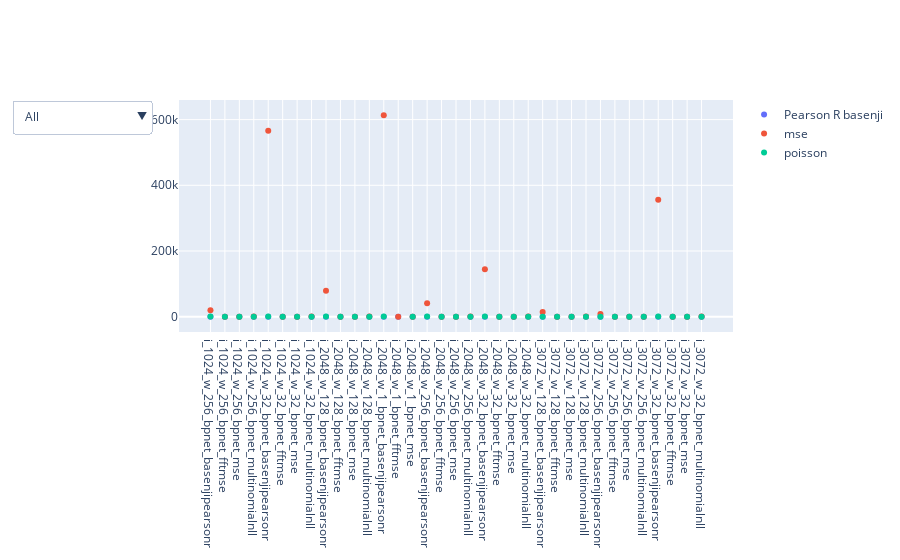

The notebook cell saved with this chart:
### Code cell
fig = go.Figure()

for column in summary_table.columns.to_list():
    fig.add_trace(
        go.Scatter(
            x = summary_table.index,
            y = summary_table[column],
            name = column,
            mode='markers'
            
        ))
    
fig.update_layout(
    updatemenus=[go.layout.Updatemenu(
        active=0,
        buttons=list(
            [dict(label = 'All',
                  method = 'update',
                  args = [{'visible': [True, True, True]},
                          {'title': 'All',
                           
                           'showlegend':True}]),
             dict(label = 'Pearson R basenji',
                  method = 'update',
                  
                  args = [{'visible': [True, False, False ]}, # the index of True aligns with the indices of plot traces
                          {'title': 'Pearson R',
                           'showlegend':True}]),
             dict(label = 'mse',
                  method = 'update',
                  
                  args = [{'visible': [False, True, False ]},
                          {'title': 'mse',
                           'showlegend':True}]),
             dict(label = 'poisson',
                  method = 'update',
                  
                  args = [{'visible': [False, False, True]},
                          {'title': 'poisson',
                           'showlegend':True}])
            ])
        )
    ])

fig.show()

### Figure 1 — Plotly figure (JSON) as saved in the notebook; plotly's stock layout.template omitted (floating-point values rounded to 4 significant figures)
{"data": [{"mode": "markers", "name": "Pearson R basenji", "type": "scatter", "x": ["i_1024_w_256_bpnet_basenjipearsonr", "i_1024_w_256_bpnet_fftmse", "i_1024_w_256_bpnet_mse", "i_1024_w_256_bpnet_multinomialnll", "i_1024_w_32_bpnet_basenjipearsonr", "i_1024_w_32_bpnet_fftmse", "i_1024_w_32_bpnet_mse", "i_1024_w_32_bpnet_multinomialnll", "i_2048_w_128_bpnet_basenjipearsonr", "i_2048_w_128_bpnet_fftmse", "i_2048_w_128_bpnet_mse", "i_2048_w_128_bpnet_multinomialnll", "i_2048_w_1_bpnet_basenjipearsonr", "i_2048_w_1_bpnet_fftmse", "i_2048_w_1_bpnet_mse", "i_2048_w_256_bpnet_basenjipearsonr", "i_2048_w_256_bpnet_fftmse", "i_2048_w_256_bpnet_mse", "i_2048_w_256_bpnet_multinomialnll", "i_2048_w_32_bpnet_basenjipearsonr", "i_2048_w_32_bpnet_fftmse", "i_2048_w_32_bpnet_mse", "i_2048_w_32_bpnet_multinomialnll", "i_3072_w_128_bpnet_basenjipearsonr", "i_3072_w_128_bpnet_fftmse", "i_3072_w_128_bpnet_mse", "i_3072_w_128_bpnet_multinomialnll", "i_3072_w_256_bpnet_basenjipearsonr", "i_3072_w_256_bpnet_fftmse", "i_3072_w_256_bpnet_mse", "i_3072_w_256_bpnet_multinomialnll", "i_3072_w_32_bpnet_basenjipearsonr", "i_3072_w_32_bpnet_fftmse", "i_3072_w_32_bpnet_mse", "i_3072_w_32_bpnet_multinomialnll"], "y": [0.6294, 0.5479, 0.6039, 0.4844, 0.6327, 0.563, 0.619, 0.4885, 0.662, 0.5766, 0.62, 0.5319, 0.6565, 0.6004, 0.6438, 0.655, 0.5791, 0.6197, 0.5415, 0.6499, 0.5995, 0.6423, 0.5453, 0.6449, 0.5956, 0.6436, 0.5155, 0.645, 0.5759, 0.6191, 0.5347, 0.648, 0.5991, 0.645, 0.5259]}, {"mode": "markers", "name": "mse", "type": "scatter", "x": ["i_1024_w_256_bpnet_basenjipearsonr", "i_1024_w_256_bpnet_fftmse", "i_1024_w_256_bpnet_mse", "i_1024_w_256_bpnet_multinomialnll", "i_1024_w_32_bpnet_basenjipearsonr", "i_1024_w_32_bpnet_fftmse", "i_1024_w_32_bpnet_mse", "i_1024_w_32_bpnet_multinomialnll", "i_2048_w_128_bpnet_basenjipearsonr", "i_2048_w_128_bpnet_fftmse", "i_2048_w_128_bpnet_mse", "i_2048_w_128_bpnet_multinomialnll", "i_2048_w_1_bpnet_basenjipearsonr", "i_2048_w_1_bpnet_fftmse", "i_2048_w_1_bpnet_mse", "i_2048_w_256_bpnet_basenjipearsonr", "i_2048_w_256_bpnet_fftmse", "i_2048_w_256_bpnet_mse", "i_2048_w_256_bpnet_multinomialnll", "i_2048_w_32_bpnet_basenjipearsonr", "i_2048_w_32_bpnet_fftmse", "i_2048_w_32_bpnet_mse", "i_2048_w_32_bpnet_multinomialnll", "i_3072_w_128_bpnet_basenjipearsonr", "i_3072_w_128_bpnet_fftmse", "i_3072_w_128_bpnet_mse", "i_3072_w_128_bpnet_multinomialnll", "i_3072_w_256_bpnet_basenjipearsonr", "i_3072_w_256_bpnet_fftmse", "i_3072_w_256_bpnet_mse", "i_3072_w_256_bpnet_multinomialnll", "i_3072_w_32_bpnet_basenjipearsonr", "i_3072_w_32_bpnet_fftmse", "i_3072_w_32_bpnet_mse", "i_3072_w_32_bpnet_multinomialnll"], "y": [19470.0, 3.604, 2.945, 206.7, 566000.0, 4.607, 3.773, 129.5, 78740.0, 2.593, 2.262, 119.0, 613000.0, 2.646, 2.362, 40490.0, 2.187, 1.894, 149.1, 144500.0, 2.813, 2.349, 400.0, 13990.0, 2.008, 1.709, 90.24, 7948.0, 1.742, 1.515, 65.87, 356200.0, 2.103, 1.849, 147.3]}, {"mode": "markers", "name": "poisson", "type": "scatter", "x": ["i_1024_w_256_bpnet_basenjipearsonr", "i_1024_w_256_bpnet_fftmse", "i_1024_w_256_bpnet_mse", "i_1024_w_256_bpnet_multinomialnll", "i_1024_w_32_bpnet_basenjipearsonr", "i_1024_w_32_bpnet_fftmse", "i_1024_w_32_bpnet_mse", "i_1024_w_32_bpnet_multinomialnll", "i_2048_w_128_bpnet_basenjipearsonr", "i_2048_w_128_bpnet_fftmse", "i_2048_w_128_bpnet_mse", "i_2048_w_128_bpnet_multinomialnll", "i_2048_w_1_bpnet_basenjipearsonr", "i_2048_w_1_bpnet_fftmse", "i_2048_w_1_bpnet_mse", "i_2048_w_256_bpnet_basenjipearsonr", "i_2048_w_256_bpnet_fftmse", "i_2048_w_256_bpnet_mse", "i_2048_w_256_bpnet_multinomialnll", "i_2048_w_32_bpnet_basenjipearsonr", "i_2048_w_32_bpnet_fftmse", "i_2048_w_32_bpnet_mse", "i_2048_w_32_bpnet_multinomialnll", "i_3072_w_128_bpnet_basenjipearsonr", "i_3072_w_128_bpnet_fftmse", "i_3072_w_128_bpnet_mse", "i_3072_w_128_bpnet_multinomialnll", "i_3072_w_256_bpnet_basenjipearsonr", "i_3072_w_256_bpnet_fftmse", "i_3072_w_256_bpnet_mse", "i_3072_w_256_bpnet_multinomialnll", "i_3072_w_32_bpnet_basenjipearsonr", "i_3072_w_32_bpnet_fftmse", "i_3072_w_32_bpnet_mse", "i_3072_w_32_bpnet_multinomialnll"], "y": [87.98, 0.681, 0.4954, 11.56, 522.2, 0.6671, 0.3879, 8.805, 160.1, 0.7375, 0.6147, 9.041, 464.2, null, 0.5674, 118.6, 0.8054, 0.6565, 10.26, 212.9, 0.7176, 0.5725, 17.58, 68.97, 0.7542, 0.6565, 8.015, 53.38, 0.7856, 0.7045, 6.758, 329.2, 0.7359, 0.6377, 10.46]}], "layout": {"updatemenus": [{"active": 0, "buttons": [{"args": [{"visible": [true, true, true]}, {"showlegend": true, "title": "All"}], "label": "All", "method": "update"}, {"args": [{"visible": [true, false, false]}, {"showlegend": true, "title": "Pearson R"}], "label": "Pearson R basenji", "method": "update"}, {"args": [{"visible": [false, true, false]}, {"showlegend": true, "title": "mse"}], "label": "mse", "method": "update"}, {"args": [{"visible": [false, false, true]}, {"showlegend": true, "title": "poisson"}], "label": "poisson", "method": "update"}]}]}}
